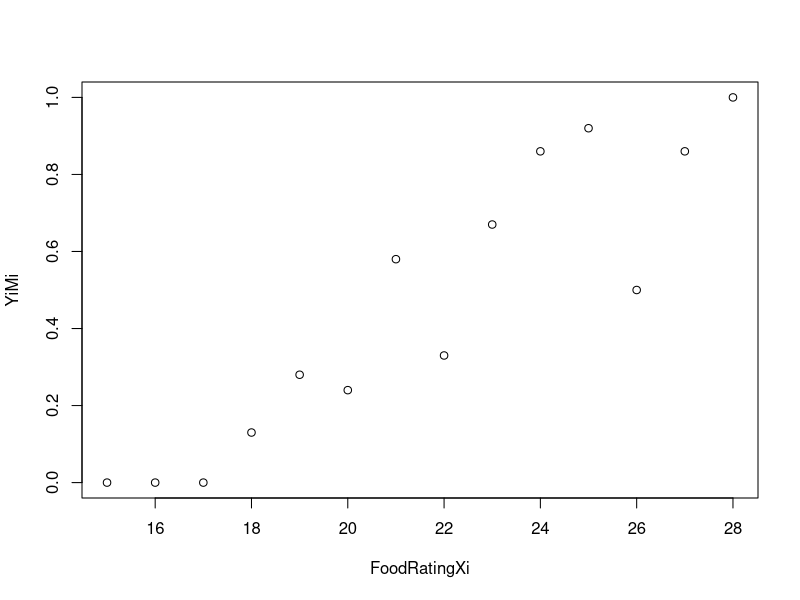

Write the R code that produced this figure. (Note: this script raises an error after producing the figure.)
## ---- chunk 1
michelin <- read.table("michelin.csv", header=T,sep=";")
attach(michelin)

## ---- chunk 2
head(michelin)
## ---- chunk 3
plot(FoodRatingXi,YiMi)

## ---- chunk 4
Michelin.food <- glm(cbind(InMichelinYi,MiYi) ~ FoodRatingXi, family = binomial)

## ---- chunk 5
summary(Michelin.food)
## ---- chunk 6

knitr::include_graphics("fit_model.PNG")

## ---- chunk 7
Theta_X <- 1/(1+exp(-(-10.84154+0.50124*FoodRatingXi)))

plot(FoodRatingXi,YiMi,  ylab = "Probability to be included on Michelin Guide")
par(new=TRUE)
plot(Theta_X, type = "l"  ,col="red", xlab = "", ylab = "", axes = F)

## ---- chunk 8
estimated_probability <- Theta_X
estimated_odds <- Theta_X/(1-Theta_X)

estimated_table <- cbind(FoodRatingXi, estimated_probability, estimated_odds)
estimated_table <- round(estimated_table, 3)
estimated_table
## ---- chunk 9

LL_Food <- log(Theta_X)
LL_Food

## ---- chunk 10
knitr::include_graphics("Deviance.PNG")
## ---- chunk 11
G2 <- 2*sum(YiMi * log(YiMi/Theta_X) + MiYi * log(MiYi/(Mi - Theta_X)));
G2
## ---- chunk 12

knitr::include_graphics("gm_1.PNG")

## ---- chunk 13
knitr::include_graphics("DF.PNG")
## ---- chunk 14

DF <- nrow(michelin) - 2

## ---- chunk 15
summary(Michelin.food)
knitr::include_graphics("G2.PNG")
## ---- chunk 16

n <- 14
p <- 1

Deviance_null <- 61.427
Deviance_Food <- 11.368

DevianceCompared <- Deviance_null - Deviance_Food;DevianceCompared

DOF <- n - p - 1
  
#### NO DA REVISAR

dchisq(DevianceCompared, df = DOF)

## ---- chunk 17
knitr::include_graphics("rresponse.PNG")
## ---- chunk 18
knitr::include_graphics("rresponse_FIX.PNG")
## ---- chunk 19
# TX <- c(0.025, 0.042, 0.069, 0.111, 0.175, 0.265, 0.38, 0.509, 0.638, 0.75, 0.836, 0.896, 0.936, 0.961)
Response_residuals <- (InMichelinYi / Mi) - Theta_X
Response_residuals
## ---- chunk 20
knitr::include_graphics("rpearson.PNG")
## ---- chunk 21
## rr <- c(-0.035, -0.056, -0.089, -0.006, 0.067, -0.064, 0.155, -0.213, 0.001, 0.091, 0.073, -0.399, -0.079, 0.039 )
rpearson <- Response_residuals/sqrt(Theta_X*(( 1 - Theta_X )/ Mi))
rpearson
## ---- chunk 22
knitr::include_graphics("rdeviance.PNG")
## ---- chunk 23
####### jum
